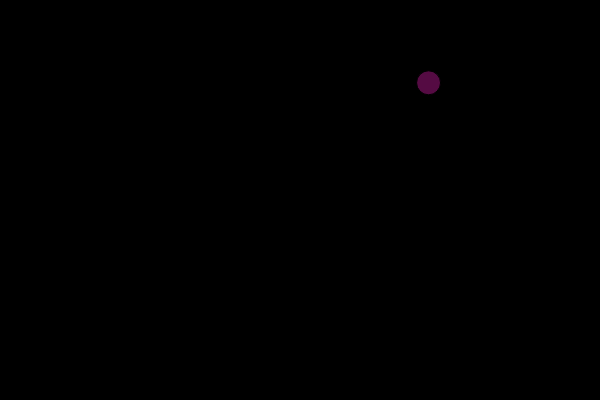
Frame 1 (no input)
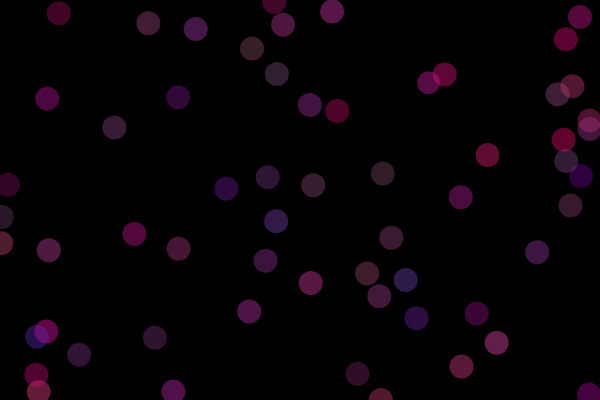
Frame 60 (no input)
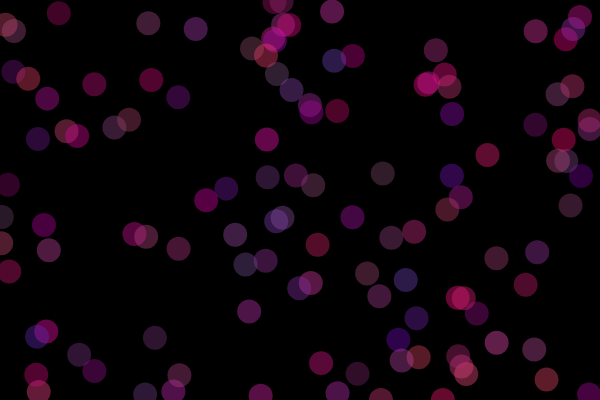
Frame 120 (the mouse pressed at the canvas centre since frame 60)

The p5.js sketch that drew these frames (run headless with seeded random() and noise() and a simulated clock; from frame 60 on, the mouse is pressed at the canvas centre):

// p5.js sketch
// ── sketch.js
var spot = {
    x: 0
    , y: 0
};
var col = {
    r: 255
    , g: 0
    , b: 0
};

function setup() {
    createCanvas(600, 400);
    background(0);
}

function draw() {
    spot.x = random(0, width);
    spot.y = random(0, height);
    col.r = random(100, 255);
    col.g = random(0, 80);
    col.b = random(100, 190);
    fill(col.r, col.g, col.b, 100);
    ellipse(spot.x, spot.y, 24, 24);
    noStroke();
}
